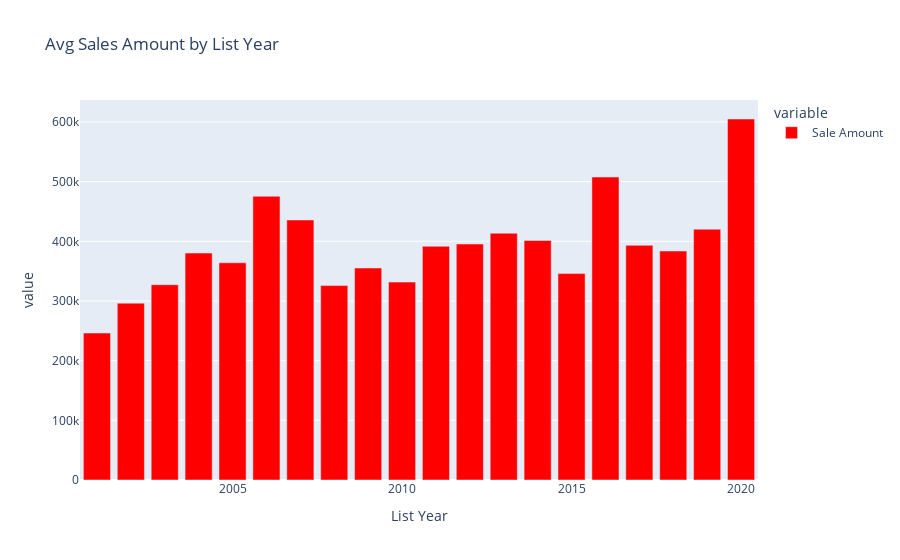

Notebook code cell kept with this figure:
### Code cell
fig = px.bar(avg_sale_amount_by_year,
             title="Avg Sales Amount by List Year",
             color_discrete_sequence=["red"])
fig.show()

### Figure 1 — Plotly figure (JSON) as saved in the notebook; plotly's stock layout.template omitted (floating-point values rounded to 4 significant figures)
{"data": [{"alignmentgroup": "True", "hovertemplate": "variable=Sale Amount<br>List Year=%{x}<br>value=%{y}<extra></extra>", "legendgroup": "Sale Amount", "marker": {"color": "red", "pattern": {"shape": ""}}, "name": "Sale Amount", "offsetgroup": "Sale Amount", "orientation": "v", "showlegend": true, "textposition": "auto", "type": "bar", "x": [2001, 2002, 2003, 2004, 2005, 2006, 2007, 2008, 2009, 2010, 2011, 2012, 2013, 2014, 2015, 2016, 2017, 2018, 2019, 2020], "xaxis": "x", "y": [246200.0, 296400.0, 327200.0, 380300.0, 364000.0, 475400.0, 435700.0, 325800.0, 355300.0, 331700.0, 391700.0, 395500.0, 413500.0, 401400.0, 345900.0, 507800.0, 393300.0, 383800.0, 420300.0, 605000.0], "yaxis": "y"}], "layout": {"barmode": "relative", "legend": {"title": {"text": "variable"}, "tracegroupgap": 0}, "title": {"text": "Avg Sales Amount by List Year"}, "xaxis": {"anchor": "y", "domain": [0, 1], "title": {"text": "List Year"}}, "yaxis": {"anchor": "x", "domain": [0, 1], "title": {"text": "value"}}}}
